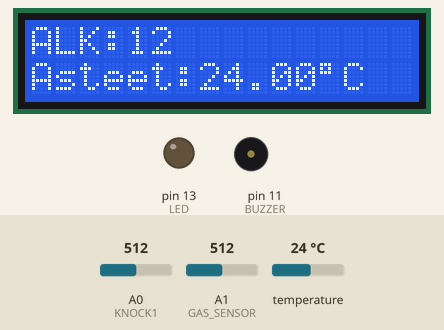
Simulated run of this sketch. Board: Arduino Uno, built with avr-gcc and run on an emulated ATmega328P. Parts: 16×2 character LCD, output pins drawn as LEDs (lit = HIGH), buzzer (waves = sounding). Inputs (shaded band) come from the test bench; at power-on: temperature 24 °C, A1 (GAS_SENSOR) = 512, A0 (KNOCK1) = 512. What the sketch prints to the serial monitor is not drawn.

Above: at 1.2 s.
1.3 s: temperature set to 20.5 °C
At 2.6 s:
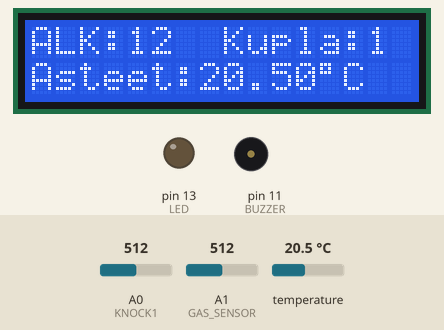
7.6 s: temperature set to 19.6 °C
At 13.1 s:
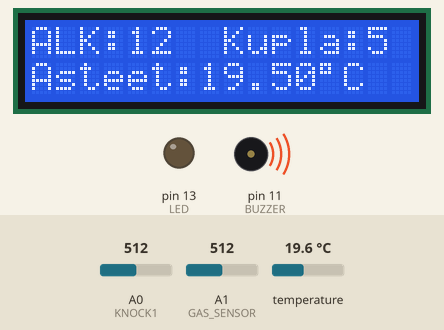
13.9 s: temperature set to 10.5 °C
At 17.2 s:
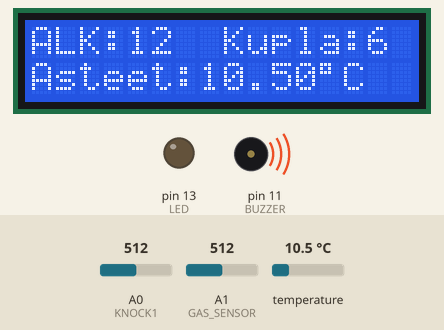
20.1 s: temperature set to 9.1 °C
At 21.4 s:
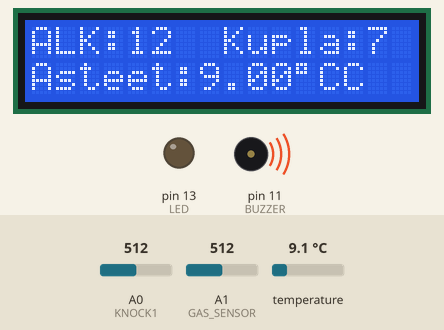
26.0 s: A1 (GAS_SENSOR) set to 716
At 29.0 s:
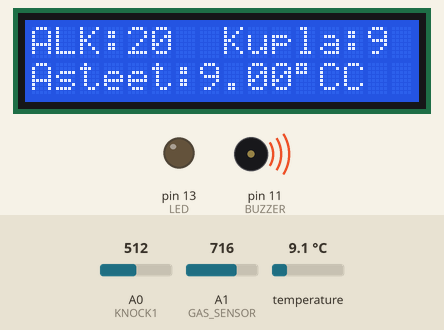
29.9 s: A0 (KNOCK1) set to 11
31.9 s: A0 (KNOCK1) set to 8
Timing chart, 0 to 34.6 s (numbered marks = the images above; inputs shaded):
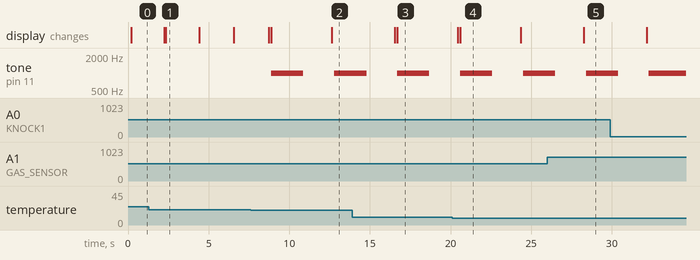

The sketch:

pohinamestari_1.0.ino
```cpp
/*
Pöhinämestari
*/
#include <OneWire.h>  //Lämpötila-anturi
#include <DallasTemperature.h>  //Lämpötila-anturi
#include <LiquidCrystal.h>  //LCD kirjasto

LiquidCrystal lcd(7, 6, 5, 4, 3, 2);//lcd(RS,En,D4,D5,D6,D7)

int LED = 13;
int THRESHOLD =    10; // Threshold liiketunnistimelle
int KNOCK1 =        A0; //Piezekiekko
int GAS_SENSOR =    A1; //MQ-3
int ONE_WIRE_BUS =  A5; //DS18B20 lämpötilasensori
int BUZZER =        11; //Kaiutin

long int x; //x ja y on alkoholisensorin kalibrointiin käytetyt muuttujat
long int y;

int kupla = 0;  //Kuplien laskeminen
int liike = 0;  //Lukee piezon mittaaman tärähtelyn

OneWire oneWire(ONE_WIRE_BUS);  //Lämpötilasensori
DallasTemperature sensors(&oneWire);
int alarmtemp1 = 30; //Lämpötilojen raja-arvot hälytystä varten
int alarmtemp2 = 20;

unsigned long alkumillis;  //Liikesensorin ajastin, että saadaan laskettua kupla/min
unsigned long nykymillis;
const unsigned long minuutti = 60000;

unsigned long aloitus; //Ohjelman päättävä ajastin
unsigned long nykyinen;
const unsigned long lopetus = 259200000;

const long kaasutimer = 10000; //Lämmön ja kaasun tulostukselle ajastimet
const long lampotimer = 10000;
unsigned long aika1 = 0;
unsigned long aika2 = 0;

void setup() {

  Serial.begin(9600); //Serial datan siirto 9600baudilla
  sensors.begin();

  lcd.begin(16, 2); //Näytön aloitus
  lcd.clear();

  // Pinnien määrittely in ja outputeiksi
  for (int i = KNOCK1; i <= ONE_WIRE_BUS; i++)
  pinMode(i, INPUT);
  pinMode(LED, OUTPUT);
  pinMode(BUZZER, OUTPUT);
  sensors.setResolution(9); /* Lämpötila-anturin resoluution määritys.
    Tämä oli pakollinen, koska vakiona arvo oli liian korkea ja se hidasti
    ohjelmaa, niin tästä syystä liiketunnistimesta ei saada kirjattua
    kaikkia liikkeitä, joka tarkoittaa kelvotonta mittausta */

}

void loop() {

  //Lokeroidaan anturit omiin osioihin
  Kaasusensori();
  Lamposensori();
  Liikesensori();
}

void Kaasusensori() { //Kaasusensorin toiminta
  unsigned long nykyaika1 = millis();
    x = analogRead(GAS_SENSOR);

    y = (0.04 * x - 8); //Lineraarisen suoran yhtälö, että saadaan mitattu arvo näkymään prosentteina

    lcd.setCursor(0, 0);//Kursorin asetus näytön ekaan ruutuun
    lcd.print("ALK:");//Kaasusensori tulostuu tämän perään
    lcd.setCursor(4, 0);  //Kaasusensorin tulostus LCD-näytölle ja serial monitorille
    lcd.print(y);

    if ( nykyaika1 - aika1 >= kaasutimer) {
    Serial.print("Alkoholi:");
    Serial.print(y);
    Serial.print("%");
    Serial.print("\t");
    aika1 = nykyaika1;}

}

void Lamposensori() {  //Lämpöanturin toiminta
  unsigned long nykyaika2 = millis();

    sensors.requestTemperatures();  //Pyytää mitatut lämpötilat sensorilta

    lcd.setCursor(0, 1);//Kursorin asetus
    lcd.print("Asteet:");//Liiketunnistin tulostuu tämän perään
    lcd.setCursor(7, 10);  //Lämpötilan tulostus LCD-näytölle
    lcd.print(sensors.getTempCByIndex(0));
    lcd.print((char)223); //asteen tunnus (°)
    lcd.print("C");

  if ( nykyaika2 - aika2 >= lampotimer) { //Ajastetaan serial monitorin tulostus halutun ajan välein

    Serial.print("Celsius: ");  //Lämpötilan tulostus serial monitoriin
    Serial.println(sensors.getTempCByIndex(0));
    aika2 = nykyaika2;}

    if (sensors.getTempCByIndex(0) > alarmtemp1) {  //Hälytys päälle jos lämpötila ylittää halutun rajan
      tone(BUZZER, 1000, 250);
      delay(250);
      tone(BUZZER, 1000, 250);
      delay(250);
      tone(BUZZER, 1000, 250);
      tone(BUZZER, 1000, 250);
      delay(250);
      tone(BUZZER, 1000, 250);
      tone(BUZZER, 1000, 250);
      delay(250);
      tone(BUZZER, 1000, 250);
      tone(BUZZER, 1000, 250);
      delay(250);
      tone(BUZZER, 1000, 250);
      tone(BUZZER, 1000, 250);
      delay(250);
      tone(BUZZER, 1000, 250);
      delay(250);
      tone(BUZZER, 1000, 250);
    }

    else if (sensors.getTempCByIndex(0) < alarmtemp1) { //Sammuttaa hälyttimen lämpötilan laskettua
      digitalWrite(11, LOW);
    }

    if (sensors.getTempCByIndex(0) < alarmtemp2) {  //Hälytys päälle jos lämpötila alittaa halutun rajan
      tone(BUZZER, 1000, 250);
      delay(250);
      tone(BUZZER, 1000, 250);
      delay(250);
      tone(BUZZER, 1000, 250);
      tone(BUZZER, 1000, 250);
      delay(250);
      tone(BUZZER, 1000, 250);
      tone(BUZZER, 1000, 250);
      delay(250);
      tone(BUZZER, 1000, 250);
      tone(BUZZER, 1000, 250);
      delay(250);
      tone(BUZZER, 1000, 250);
      tone(BUZZER, 1000, 250);
      delay(250);
      tone(BUZZER, 1000, 250);
      delay(250);
      tone(BUZZER, 1000, 250);
    }

    else if (sensors.getTempCByIndex(0) > alarmtemp2) { //Sammuttaa hälyttimen lämpötilan noustua
      digitalWrite(11, LOW);
    }


}

void Liikesensori() { //Liikeanturin toiminta
  unsigned long nykymillis = millis();
  unsigned long nykyinen = millis();
  liike = analogRead(KNOCK1);
  if (liike >= THRESHOLD) { //Kun sensorin arvo ylittää thresholdin, lisätään laskuriin kupla
    kupla++;

    //Laskee minuutin välein onko kuplien määrä alle 4per min, jos on niin hälytys alkaa soimaan
    if (nykymillis - alkumillis >= minuutti) {
      //Serial.print(kupla);
      if (kupla <= 4)
      { tone(BUZZER, 1000, 250);
        delay(250);
        tone(BUZZER, 1000, 250);
        delay(250);
        tone(BUZZER, 1000, 250);
        tone(BUZZER, 1000, 250);
        delay(250);
        tone(BUZZER, 1000, 250);
        tone(BUZZER, 1000, 250);
        delay(250);
        tone(BUZZER, 1000, 250);
        tone(BUZZER, 1000, 250);
        delay(250);
        tone(BUZZER, 1000, 250);
        tone(BUZZER, 1000, 250);
        delay(250);
        tone(BUZZER, 1000, 250);
        delay(250);
        tone(BUZZER, 1000, 250);
      }

      kupla = 0;
      alkumillis = nykymillis;
    }
    if (nykyinen - aloitus >=lopetus){ //Kun aikaa on kulunut 72h ja kuplia tulee alle 4per min, ohjelma sulkee itsensä
      if (kupla <=4){
      Serial.println("KEITTO VALMIS!");
      {exit(0);}
      }
  }
    delay(2000);
    lcd.setCursor(8, 0);  //LCD ja serial monitorin tulostus
    lcd.print("Kupla:");
    lcd.setCursor(14, 0);
    lcd.print(kupla);
    Serial.print("Kuplia:");
    Serial.print(kupla);
    Serial.println();
  }
}
```

Measured:
- the behaviour switches between 20 and 19.9 °C on temperature (found by bisection; images 1 and 2)
- the behaviour switches between 10 and 9.9 °C on temperature (found by bisection; images 3 and 4)
- after the input at 7.6 s, tone on pin 11 (BUZZER): silent → 1000 Hz after 1.3 s, → silent 2.0 s later, → 1000 Hz 1.9 s later
- after the input at 13.9 s, the display: first differs from a run without the input after 2.8 s (image 3)
- after the input at 20.1 s, the display: first differs from a run without the input after 0.49 s (image 4)
- after the input at 26.0 s, the display: first differs from a run without the input after 2.3 s (image 5)
- what the display in image 1 shows lasts 2.0 s, from 2.4 s to 4.4 s
